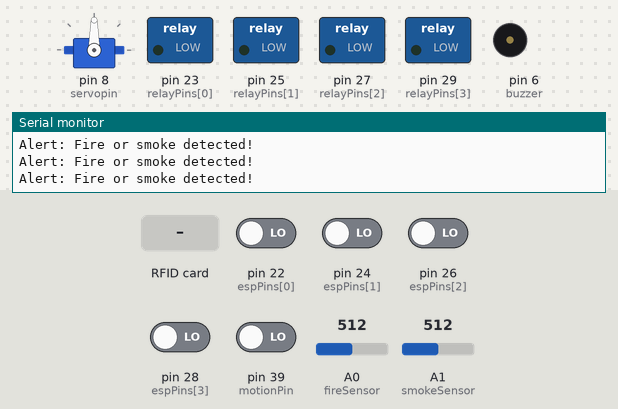
This sketch was run on a simulated Arduino Mega 2560, built with avr-gcc and run on an emulated ATmega2560. Shown: servo, switched loads named in the sketch (green lamp = pin HIGH), buzzer (waves = sounding), the last lines printed to the serial monitor. The inputs (shaded band) are chosen by the test bench; at power-on: pin 22 (espPins[0]), pin 24 (espPins[1]), pin 26 (espPins[2]), pin 28 (espPins[3]), pin 39 (motionPin) LOW, A0 (fireSensor) = 512, A1 (smokeSensor) = 512. Pins used as bus, display or sensor lines are not drawn.

Above: at 1.2 s.
1.3 s: pin 22 (espPins[0]) driven HIGH
At 2.5 s:
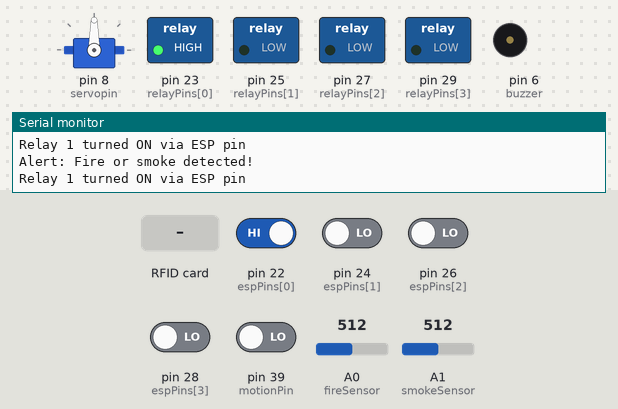
2.8 s: pin 24 (espPins[1]) driven HIGH
At 3.1 s:
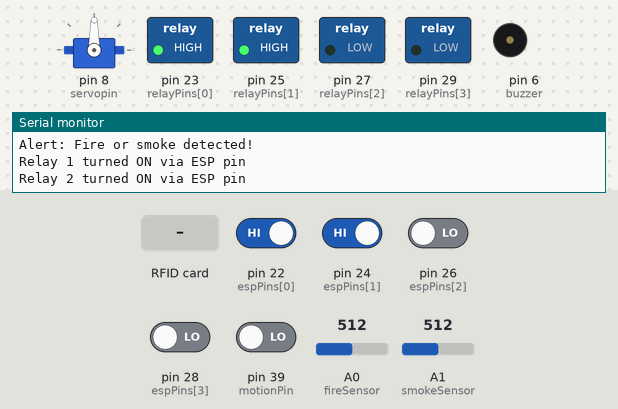
4.3 s: pin 26 (espPins[2]) driven HIGH
At 5.4 s:
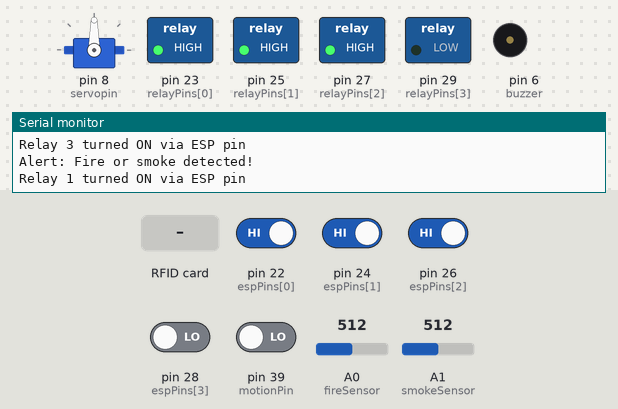
5.8 s: pin 28 (espPins[3]) driven HIGH
At 6.3 s:
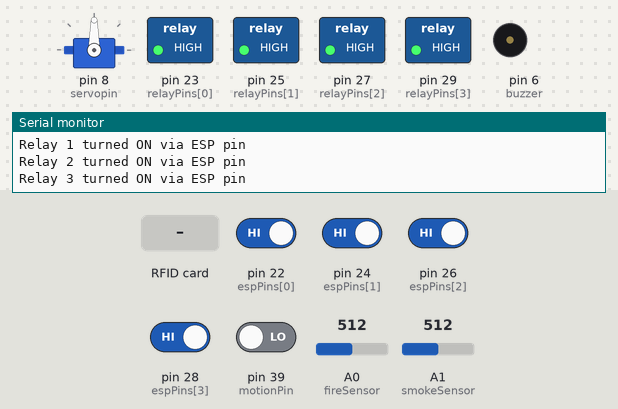
7.4 s: RFID card 01 85 C6 26 held to the reader
At 10.2 s:
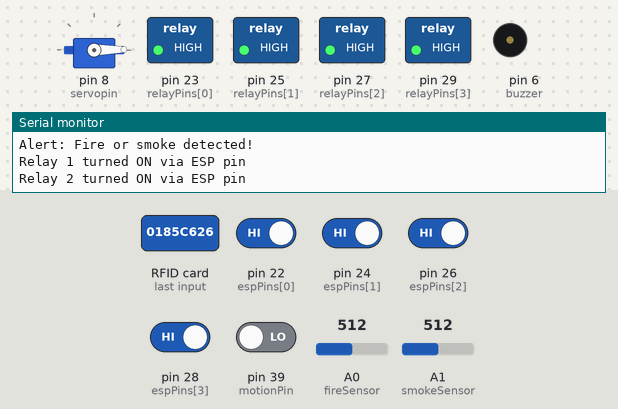
10.4 s: RFID card 5E 7A 19 C4 held to the reader
At 10.9 s:
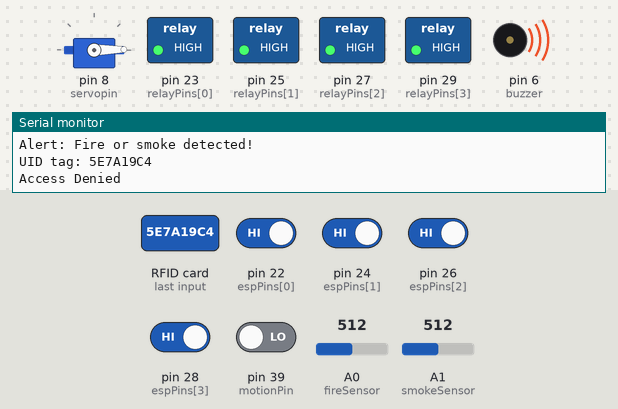
Timing chart, 0 to 13.4 s (numbered marks = the images above; inputs shaded):
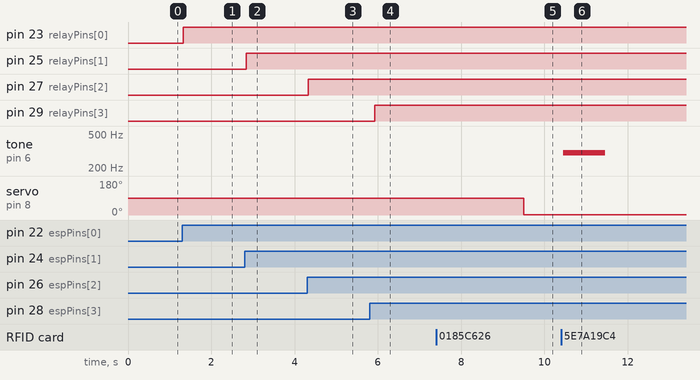

The sketch:

CombinedCode.ino
```cpp
#include <MFRC522.h>
#include <MFRC522Extended.h>
#include <Servo.h>
#include <SPI.h>
#include <MFRC522.h>

// Define hardware pins
const int fireSensor = A0;             // Analog pin for fire sensor
const int smokeSensor = A1;            // Analog pin for smoke sensor
const int soundSensorPin = A2;         // Analog pin for sound sensor
const int motionPin = 39;              // State pin of motion sensor
const int servopin = 8;                // Servo motor pin (for door control)
const int buzzer = 6;                  // Buzzer pin (used for alarms)
const int SS_PIN = 53;                 // RFID module SS (Slave Select) pin
const int RST_PIN = 49;                // RFID module RST (Reset) pin
const int ACCESS_DELAY = 2000;         // Delay for authorized access (in ms)
const int DENIED_DELAY = 1000;         // Delay for access denied (in ms)
const int smokeLimit = 300;            // Threshold Limit Of Smoke Detection
const int fireLimit = 250;             // Threshold Limit Of Fire Detection
const int soundLimit = 75;             // Threshold Limit Of Soud Detection

// Relay control pins (for appliances or other systems)
const int relayPins[] = {23, 25, 27, 29};
// ESP8266 input pins for controlling relays
const int espPins[] = {22, 24, 26, 28};

// Create RFID and Servo instances
MFRC522 mfrc522(SS_PIN, RST_PIN);  // Create MFRC522 instance
Servo s1;  // Servo motor instance

void setup() {
  s1.attach(servopin);   // Attach servo to the defined pin
  Serial.begin(9600);    // Initialize serial communication at 9600 baud rate
  SPI.begin();           // Initialize SPI communication (required for RFID module)
  mfrc522.PCD_Init();    // Initialize RFID module


  pinMode(buzzer, OUTPUT);
  noTone(buzzer);            // Ensure buzzer is off at startup

  // Set up sensor pins
  pinMode(fireSensor, INPUT);
  pinMode(smokeSensor, INPUT);
  pinMode(soundSensorPin, INPUT);

  Serial.println("RFID System Initialized. Ready for scanning.");

  // Set relay and ESP pins
  for (int i = 0; i < 4; i++) {
    pinMode(relayPins[i], OUTPUT);  // Set relay pins as output
    pinMode(espPins[i], INPUT);     // Set ESP pins as input (to receive signals)
    digitalWrite(relayPins[i], LOW);  // Keep all relays OFF initially
  }
}

void loop() {
  handleRFIDAccess();         // Handle RFID-based access control
  controlRelaysWithESP();     // Control relays based on ESP8266 input signals
  detectFireAndSmoke();       // Detect fire and smoke
  controlRelaywithMotion();   // Control Relay with Motion
}

// Function to handle RFID card scanning and access control
void handleRFIDAccess() {
  // Check if a new card is present and if it can be read
  if (!mfrc522.PICC_IsNewCardPresent() || !mfrc522.PICC_ReadCardSerial()) {
    return;  // Exit function if no card is detected
  }

  Serial.print("UID tag: ");
  String cardUID = "";  // Variable to store the UID of the scanned card

  // Read the card's UID
  for (byte i = 0; i < mfrc522.uid.size; i++) {
    cardUID += String(mfrc522.uid.uidByte[i] < 0x10 ? "0" : "");
    cardUID += String(mfrc522.uid.uidByte[i], HEX);
  }
  cardUID.toUpperCase();  // Convert UID to uppercase
  Serial.println(cardUID);  // Print detected UID

  // Check if scanned card matches the predefined authorized card UID
  if (cardUID == "0185C626") {  // Replace with your actual RFID card UID
    Serial.println("Access Granted");

    // Open door using servo motor
    for (int i = 0; i < 91; i++) {
      s1.write(i);
    }
    delay(ACCESS_DELAY);        // Keep door open for some time

    // Close the door after delay
    for (int i = 0; i < 91; i++) {
      s1.write(91 - i);
    }
    delay(500);  // Small delay for servo to complete motion
  } else {
    Serial.println("Access Denied");
    tone(buzzer, 300);   // Sound buzzer for denied access
    delay(DENIED_DELAY);
    noTone(buzzer);      // Stop buzzer after delay
  }

  mfrc522.PICC_HaltA();  // Stop reading the card
  mfrc522.PCD_StopCrypto1();  // End communication with RFID card
}

// Function to detect fire and smoke
void detectFireAndSmoke() {
  int smokeValue = analogRead(smokeSensor);  // Read smoke sensor value
  int fireValue = analogRead(fireSensor);    // Read fire sensor value

  // If fire or smoke is detected, trigger an alarm
  if (fireValue < fireLimit || smokeValue > smokeLimit) {
    digitalWrite(buzzer, HIGH);  // Turn ON buzzer
    Serial.println("Alert: Fire or smoke detected!");
  } else {
    digitalWrite(buzzer, LOW);  // Turn OFF buzzer
  }
}

// Function to detect sound intensity and control a relay
void detectSoundAndControlRelay() {
  int soundValue = analogRead(soundSensorPin);  // Read sound sensor value

  // If sound intensity crosses threshold, turn ON a relay
  if (soundValue > soundLimit) {
    digitalWrite(relayPins[0], HIGH);  // Activate Relay 1 (connected to pin 23)
    Serial.println("Relay 1 turned ON due to loud sound.");
    delay(3000);  // Keep relay ON for 3 seconds
    digitalWrite(relayPins[0], LOW);  // Turn OFF relay after delay
    Serial.println("Relay 1 turned OFF.");
  }
}

// Function to control relays using ESP8266 signals
void controlRelaysWithESP() {
  for (int i = 0; i < 4; i++) {
    int espState = digitalRead(espPins[i]); // Read ESP8266 input pin state

    // If ESP8266 sends a HIGH signal, turn ON corresponding relay
    if (espState == HIGH) {
      digitalWrite(relayPins[i], HIGH); // Turn ON relay
      Serial.print("Relay ");
      Serial.print(i + 1);
      Serial.println(" turned ON via ESP pin");
    } else {
      digitalWrite(relayPins[i], LOW); // Turn OFF relay
    }
  }
}
void controlRelaywithMotion(){
  if (digitalRead(motionPin) == HIGH){
    Serial.println("Motion Detected Relay 4 On");
    digitalWrite(relayPins[3], HIGH);
    delay(5000);
    digitalWrite(relayPins[3], LOW);
  }
}
```

Measured:
- after the input at 1.3 s, pin 23 (relayPins[0]): LOW → HIGH at once
- after the input at 2.8 s, pin 25 (relayPins[1]): LOW → HIGH at once
- after the input at 4.3 s, pin 27 (relayPins[2]): LOW → HIGH at once
- after the input at 5.8 s, pin 29 (relayPins[3]): LOW → HIGH after 0.13 s
- after the input at 7.4 s, servo on pin 8 (servopin): 90° → 1° after 2.1 s
- after the input at 10.4 s, tone on pin 6 (buzzer): silent → 300 Hz after 0.06 s, → silent 1.0 s later
